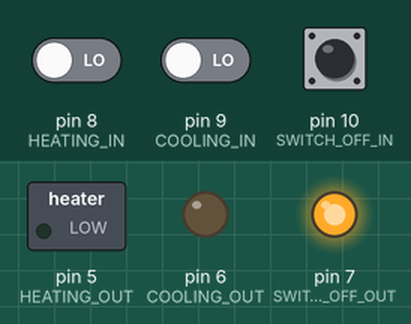
Simulated run of this sketch. Board: Arduino Uno, built with avr-gcc and run on an emulated ATmega328P. Parts: switched loads named in the sketch (green lamp = pin HIGH), output pins drawn as LEDs (lit = HIGH). The inputs (shaded band) are chosen by the test bench; at power-on: pin 8 (HEATING_IN) LOW, pin 9 (COOLING_IN) LOW, pin 10 (SWITCH_OFF_IN) HIGH.

Above: at 2.8 s.
2.9 s: pin 8 (HEATING_IN) driven HIGH
At 4.0 s:
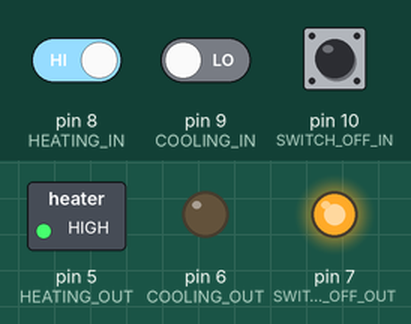
4.5 s: pin 9 (COOLING_IN) driven HIGH
At 5.5 s:
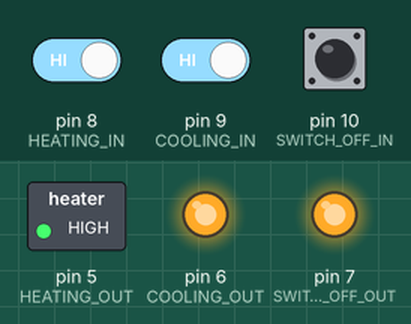
6.5 s: pin 10 (SWITCH_OFF_IN) pulled LOW for 1.2 s
At 7.8 s:
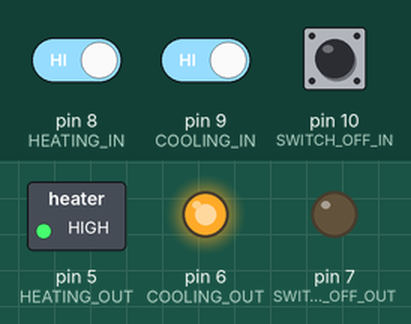
9.5 s: pin 8 (HEATING_IN) driven LOW
At 10.5 s:
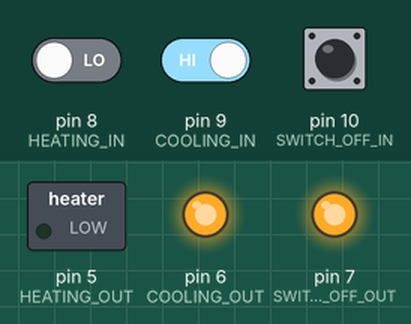
11.5 s: pin 10 (SWITCH_OFF_IN) pulled LOW for 1.2 s
At 12.8 s:
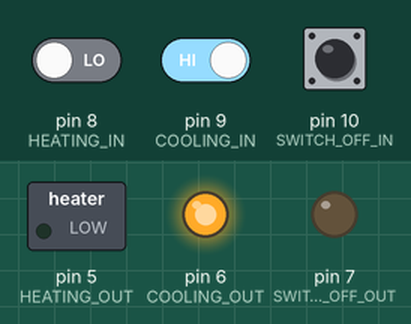
14.5 s: pin 10 (SWITCH_OFF_IN) pulled LOW for 3.2 s
At 19.0 s:
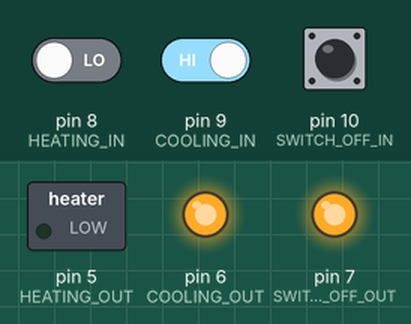
Timing chart, 0 to 20.5 s (numbered marks = the images above; inputs shaded):
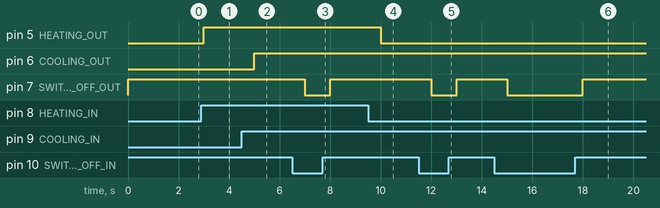

The sketch:

sketch_output.ino
```cpp
// Pin definitions
#define HEATING_IN        8
#define COOLING_IN        9
#define SWITCH_OFF_IN     10

#define HEATING_OUT       5
#define COOLING_OUT       6
#define SWITCH_OFF_OUT    7

#define POLL_TIME         1000

void setup() {
    pinMode(HEATING_IN, INPUT);
    pinMode(COOLING_IN, INPUT);
    pinMode(SWITCH_OFF_IN, INPUT);

    pinMode(HEATING_OUT, OUTPUT);
    pinMode(COOLING_OUT, OUTPUT);
    pinMode(SWITCH_OFF_OUT, OUTPUT);

    // pinMode(LED_BUILTIN, OUTPUT);

    // pinMode(HEATING_OUT, OUTPUT);
    // pinMode(COOLING_OUT, OUTPUT);
    // pinMode(SWITCH_OFF_OUT, OUTPUT);

}

void loop() {
    digitalWrite(HEATING_OUT, digitalRead(HEATING_IN));
    digitalWrite(COOLING_OUT, digitalRead(COOLING_IN));
    digitalWrite(SWITCH_OFF_OUT, digitalRead(SWITCH_OFF_IN));

    // digitalWrite(COOLING_OUT, HIGH);
    // digitalWrite(HEATING_OUT, HIGH);
    // digitalWrite(SWITCH_OFF_OUT, HIGH);

    // delay(POLL_TIME);

    // digitalWrite(COOLING_OUT, LOW);
    // digitalWrite(HEATING_OUT, LOW);
    // digitalWrite(SWITCH_OFF_OUT, LOW);

    delay(POLL_TIME);

}


// struct {
//   int sensedTemp;
//   bool heating;
//   bool cooling;
// } controller;

// struct {
//   int temperature;
//   int outside_air;
// } room;

// struct {
//   bool heater_on;
//   bool cooler_on;
//   bool switched_off;
// } hc_unit;

// struct {
//   struct controller Controller;
//   struct room Room;
//   struct hc_unit Hc_unit;
// } state;

// struct {
//   int source;
//   int destination;
// } transitions;
```

Measured:
- after the input at 2.9 s, pin 5 (HEATING_OUT): LOW → HIGH after 0.10 s
- after the input at 4.5 s, pin 6 (COOLING_OUT): LOW → HIGH after 0.50 s
- after the input at 6.5 s, pin 7 (SWITCH_OFF_OUT): HIGH → LOW after 0.50 s, → HIGH 1.0 s later
- after the input at 9.5 s, pin 5 (HEATING_OUT): HIGH → LOW after 0.50 s
- after the input at 11.5 s, pin 7 (SWITCH_OFF_OUT): HIGH → LOW after 0.50 s, → HIGH 1.0 s later
- after the input at 14.5 s, pin 7 (SWITCH_OFF_OUT): HIGH → LOW after 0.50 s, → HIGH 3.0 s later
